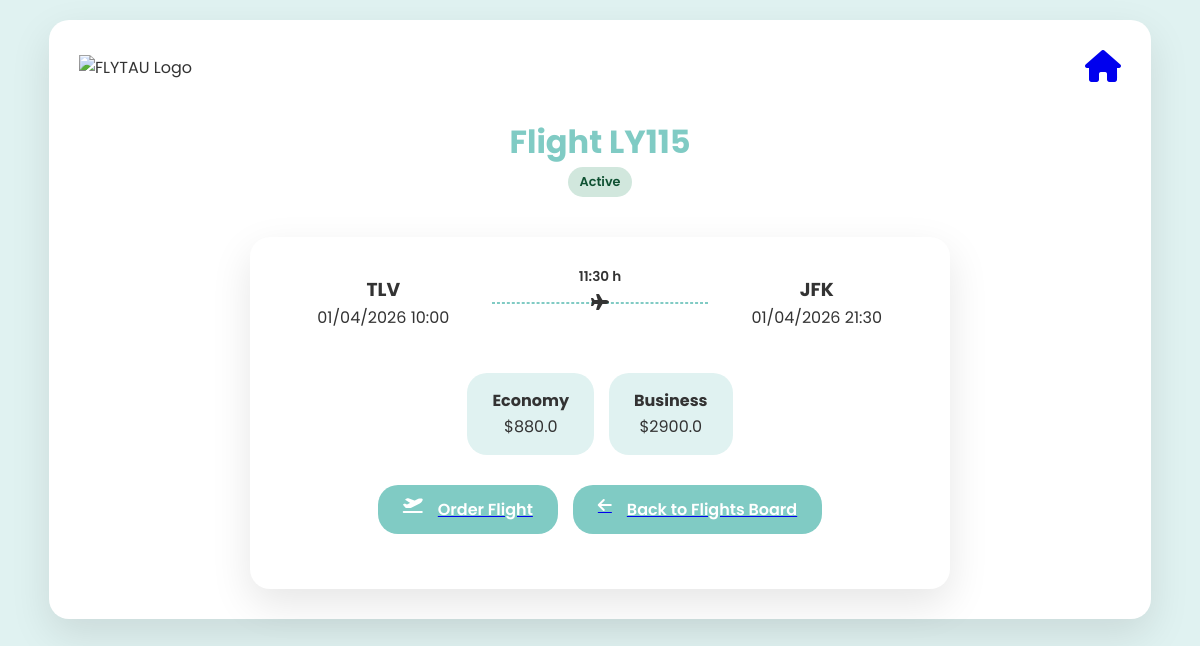
The app's page /flight/LY115 with its own data.
### tables this page shows
CREATE TABLE Flights (
    Flight_ID VARCHAR(10),
    Class_TypeFK VARCHAR(20),
    Airplane_IDFK VARCHAR(20),
    Origin_AirportFK VARCHAR(50),
    Destination_AirportFK VARCHAR(50),
    Departure_Time DATETIME,
    Arrival_time DATETIME,
    Economy_price FLOAT,
    Business_price FLOAT,
    Status VARCHAR(20),
    PRIMARY KEY (Flight_ID, Class_TypeFK),
    FOREIGN KEY (Airplane_IDFK, Class_TypeFK) REFERENCES Airplanes(Airplane_ID, Class_Type),
    FOREIGN KEY (Origin_AirportFK, Destination_AirportFK) REFERENCES Routes(Origin_Airport, Destination_Airport)
);

### main.py (the view)
@app.route('/flight/<flight_id>')
def flight_details(flight_id):
    flight = Flight.get_by_id(flight_id)
    if not flight:
        return "Flight not found", 404
    return render_template(
        'flight_details.html',
        flight=flight,
        role=SessionService.get_user_role(session),
        username=SessionService.get_username(session)
    )

### utilise.py (called while the page is built, shortened)
    @staticmethod
    def get_db():
        db_path = "/home/amitaloni890/FlyTAU/flytau.db"
        mydb = sqlite3.connect(db_path, check_same_thread=False)
        mydb.row_factory = sqlite3.Row
        mydb.isolation_level = None
        return mydb

    @staticmethod
    @contextmanager
    def db_cur():
        db = DBService.get_db()
        cursor = db.cursor()
        try:
            yield cursor
        finally:
            cursor.close()
            db.close()

    @staticmethod
    def run(query, params=None, fetchone=False, fetchall=False):
        with DBService.db_cur() as cursor:
            cursor.execute(query, params or [])
            if fetchone:
                return cursor.fetchone()
            if fetchall:
                return cursor.fetchall()
            return None

    @staticmethod
    def get_user_role(session):
        if 'Manager_ID' in session:
            return 'admin'
        elif 'User_email' in session:
            return 'user'
        elif session.get('guest', False):
            return 'guest'
        return None

    @staticmethod
    def get_username(session):
        role = SessionService.get_user_role(session)
        if role == 'admin':
            return session.get('Manager_Name', '')
        if role == 'user':
            return session.get('Username', '')
        if role == 'guest':
            return 'Guest'
        return ''

    @property
    def formatted_duration(self):
        total_mins = int(self.duration)
        hours = total_mins // 60
        minutes = total_mins % 60
        return f"{hours}:{minutes:02d}"

    @staticmethod
    def get_display_status(db_status, arrival_time):
        if not arrival_time:
            return db_status
        now = datetime.now()
        if db_status == 'Canceled':
            return 'Canceled'
        if db_status == 'Active' and arrival_time <= now:
            return 'Completed'
        return db_status

### templates/flight_details.html (shortened to what this page needs)
<!DOCTYPE html>
<html lang="en">
<head>
    <link rel="stylesheet" href="{{ url_for('static', filename='styles.css') }}">
    <link rel="stylesheet" href="https://cdnjs.cloudflare.com/ajax/libs/font-awesome/6.5.0/css/all.min.css">
</head>
<body>
<div class="page-wrapper">
    <header class="header">
        <img src="https://i.postimg.cc/pd384dgh/logo.png" alt="FLYTAU Logo" class="logo">
        <a href="/" class="home-icon">
            <span class="fa-solid fa-house fa-2x"></span>
        </a>
    </header>
    <section class="hero">
        <h2>Flight {{ flight.flight_id }}</h2>
        {% if role == 'admin' %}
            {% set admin_display = flight.display_status %}
            {% if flight.display_status not in ['Canceled', 'Completed'] %}
                {% if flight.eco_status == 'Fully Booked' and flight.bus_status == 'Active' %}
                    {% set admin_display = "Economy: Full | Business: Active" %}
                {% elif flight.eco_status == 'Active' and flight.bus_status == 'Fully Booked' %}
                    {% set admin_display = "Economy: Active | Business: Full" %}
                {% endif %}
            {% endif %}
            {% set badge_class = 'fully-booked' if 'Full' in admin_display else flight.display_status|lower %}
            <span class="status-badge {{ badge_class }}">
                {{ admin_display }}
            </span>
        {% else %}
            {% set eco_full = (flight.eco_status == 'Fully Booked') %}
            {% set bus_full = (flight.price_business and flight.bus_status == 'Fully Booked') %}
            {% if eco_full or bus_full %}
                <span class="status-badge partially-full">
                    <i class="fa-solid fa-circle-info"></i> Limited Availability
                </span>
            {% else %}
                <span class="status-badge active">
                    {{ flight.display_status }}
                </span>
            {% endif %}
        {% endif %}
    </section>
    <div class="search-form flight-details-card">
        <div class="flight-route">
            <div class="flight-location">
                <h3>{{ flight.origin }}</h3>
                <p>{{ flight.departure_time.strftime('%d/%m/%Y %H:%M') }}</p>
            </div>
            <div class="flight-line">
                <hr class="flight-hr">
                <span class="plane-icon">
                    <i class="fa-solid fa-plane"></i>
                    <span class="flight-duration">
                        {{ flight.formatted_duration }} h
                    </span>
                </span>
            </div>
            <div class="flight-location">
                <h3>{{ flight.destination }}</h3>
                <p>{{ flight.arrival_time.strftime('%d/%m/%Y %H:%M') }}</p>
            </div>
        </div>
        <div class="flight-prices">
            <div class="price-box {% if flight.eco_status == 'Fully Booked' and role != 'admin' %}price-sold-out{% endif %}">
                <h4>Economy</h4>
                {% if flight.eco_status == 'Fully Booked' %}
                    {% if role == 'admin' %}
                        <p>${{ flight.price_regular }}</p>
                        <p class="text-error">SOLD OUT</p>
                    {% else %}
                        <p>SOLD OUT</p>
                    {% endif %}
                {% else %}
                    <p>${{ flight.price_regular }}</p>
                {% endif %}
            </div>
            {% if flight.price_business %}
            <div class="price-box {% if flight.bus_status == 'Fully Booked' and role != 'admin' %}price-sold-out{% endif %}">
                <h4>Business</h4>
                {% if flight.bus_status == 'Fully Booked' %}
                    {% if role == 'admin' %}
                        <p>${{ flight.price_business }}</p>
                        <p class="text-error">SOLD OUT</p>
                    {% else %}
                        <p>SOLD OUT</p>
                    {% endif %}
                {% else %}
                    <p>${{ flight.price_business }}</p>
                {% endif %}
            </div>
            {% endif %}
        </div>
        <div class="flight-buttons">
            {% if role != 'admin' %}
                <a href="/order_flight/{{ flight.flight_id }}">
                    <button class="search-form">
                        <span class="fa-solid fa-plane-departure"></span> Order Flight
                    </button>
                </a>
            {% endif %}
            <a href="/">
                <button class="search-form">
                    <span class="fa-solid fa-arrow-left"></span> Back to Flights Board
                </button>
            </a>
        </div>
    </div>
</div>
</body>
</html>

### static/styles.css (style rules this page uses)
:root { --white: #fff; --dark: #333; --primary: #e0f2f1; --secondary: #b2dfdb; --accent: #80cbc4; --light: #f1f8f7; --border-radius: 20px; --transition: 0.3s; --box-shadow: 0 15px 40px rgba(0,0,0,0.1); --status-active-bg: #d1e7dd; --status-active-color: #0f5132; --status-completed-bg: #e2e3e5; --status-completed-color: #41464b; --status-full-bg: #fff3cd; --status-full-color: #664d03; --status-canceled-bg: #f8d7da; --status-canceled-color: #842029; }
* { margin: 0; padding: 0; box-sizing: border-box; font-family: 'Poppins', sans-serif; }
body { background-color: var(--primary); color: var(--dark); line-height: 1.6; display: flex; justify-content: center; padding: 20px; }
.page-wrapper { width: 95%; position: relative; margin: 0 auto; max-width: 1200px; background: var(--white); border-radius: var(--border-radius); box-shadow: var(--box-shadow); padding: 30px; }
.header { display: flex; justify-content: space-between; align-items: center; margin-bottom: 30px; }
.header .logo { max-width: 120px; }
.hero { text-align: center; margin-bottom: 40px; }
.hero h2 { font-size: 2rem; color: var(--accent); }
.search-form { display: flex; flex-wrap: wrap; gap: 15px; margin-bottom: 30px; justify-content: center; }
.search-form button { padding: 12px 25px; font-size: 1rem; border-radius: var(--border-radius); border: none; background-color: var(--accent); color: var(--white); font-weight: 600; cursor: pointer; transition: var(--transition); }
.status-badge { padding: 5px 12px; border-radius: 20px; font-size: 0.8rem; font-weight: 600; display: inline-block; }
.status-badge.active { background-color: var(--status-active-bg); color: var(--status-active-color); }
.flight-details-card { flex-direction: column; gap: 30px; max-width: 700px; margin: 0 auto; padding: 25px; border-radius: var(--border-radius); box-shadow: var(--box-shadow); background-color: var(--white); }
.flight-route { display: flex; align-items: center; justify-content: space-between; position: relative; }
.flight-location { text-align: center; flex: 1; }
.flight-line { flex: 1; display: flex; align-items: center; justify-content: center; position: relative; }
.flight-hr { width: 100%; border: 1px dashed var(--accent); position: absolute; top: 50%; left: 0; transform: translateY(-50%); z-index: 1; }
.plane-icon { position: relative; z-index: 2; }
.flight-duration { position: absolute; bottom: 100%; left: 50%; transform: translateX(-50%) translateY(-2px); font-size: 0.85rem; font-weight: 600; white-space: nowrap; }
.flight-prices { display: flex; gap: 15px; justify-content: center; }
.price-box { background-color: var(--primary); padding: 15px 25px; border-radius: var(--border-radius); text-align: center; }
.flight-buttons { display: flex; gap: 15px; justify-content: center; flex-wrap: wrap; }

### records on screen
Flights: flight_id "LY115", display_status "Active", origin "TLV", destination "JFK", price_business "2900.0"
Flights: price_regular "880.0"

### other values on screen
{{ flight.departure_time.strftime('%d/%m/%Y %H:%M') }} "01/04/2026 10:00"
{{ flight.formatted_duration }} "11:30"
{{ flight.arrival_time.strftime('%d/%m/%Y %H:%M') }} "01/04/2026 21:30"
